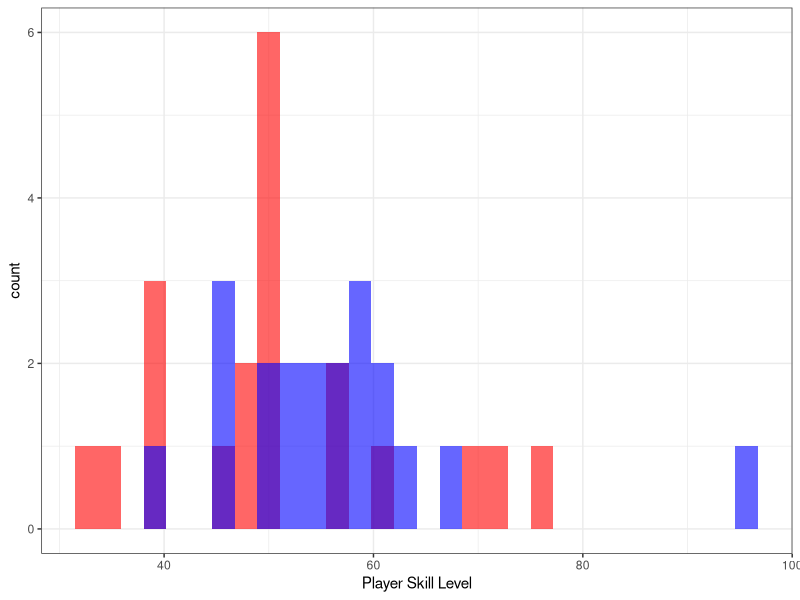
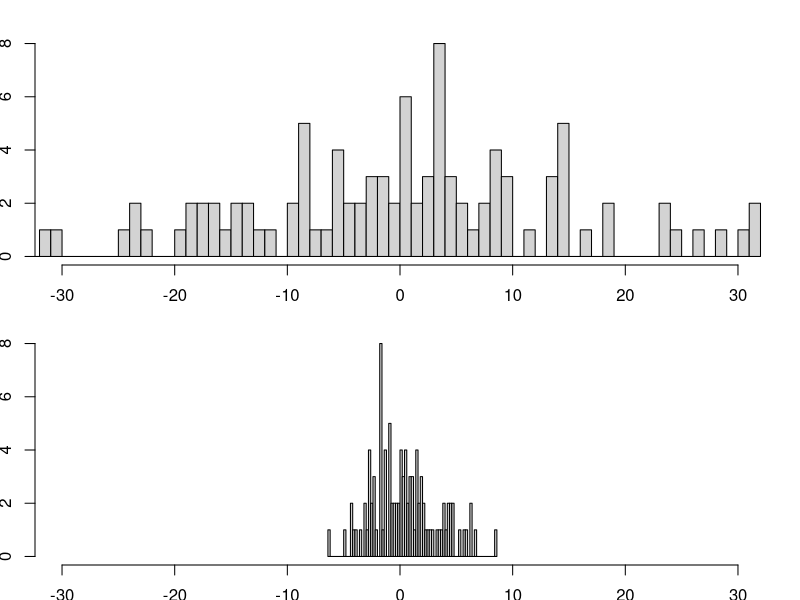

The R source for these figures, in order:
## ---- chunk 1
library(ggplot2)
library(magrittr)

team_average_1 <- 50
team_average_2 <- 55
std_dev <- 10
number_players <- 20

set.seed(09876)
team_1 <- rnorm(n = number_players, 
                mean = team_average_1, 
                sd = std_dev)
team_2 <- rnorm(n = number_players, 
                mean = team_average_2, 
                sd = std_dev)

player_scores <- c(team_1, team_2)
team_id <- c(rep("team_1", number_players),
             rep("team_2", number_players))

teams_df <- data.frame(player_scores, 
                      team_id)

# Who's better?
teams_df %>% 
  ggplot(aes(player_scores)) + 
  geom_histogram(data = subset(teams_df, team_id == "team_1"), 
                 fill = "red", alpha = 0.6) + 
  geom_histogram(data = subset(teams_df, team_id == "team_2"), 
                 fill = "blue", alpha = 0.6) + 
  theme_bw() + 
  labs(x = "Player Skill Level")

## ---- chunk 2
winner_winner_chicken_dinner <- function(team_average_1,
                                         team_average_2,
                                         std_dev,
                                         number_players,
                                         number_games){
  
  team_1_vec <- vector()

  for(game in 1:number_games){
    team_1 <- rnorm(n = number_players, 
                    mean = team_average_1, 
                    sd = std_dev)
    team_2 <- rnorm(n = number_players, 
                    mean = team_average_2, 
                    sd = std_dev)
    if(mean(team_1) > mean(team_2)){
      team_1_vec <- c(team_1_vec, 1)
      } 
  }
  
  conclusion <- paste('Team 1 won ', 
                      sum(team_1_vec), 
                      " games, and Team 2 won ",
                      (number_games - sum(team_1_vec)),
                      ".", 
                      sep = "")
  
  return(conclusion)
}

set.seed(12345)
tournament_1 <- winner_winner_chicken_dinner(team_average_1 = 50, 
                                             team_average_2 = 50, 
                                             std_dev = 10, 
                                             number_players = 20, 
                                             number_games = 100)
print(tournament_1)

## ---- chunk 3
set.seed(12345)
tennis_tournament <- winner_winner_chicken_dinner(team_average_1 = 50,
                                                  team_average_2 = 50, 
                                                  std_dev = 10,
                                                  number_players = 1,
                                                  number_games = 100)
print(tennis_tournament)
## ---- chunk 4
#Let's update this function:
winner_winner_chicken_dinner <- function(team_average_1,
                                         team_average_2,
                                         std_dev,
                                         number_players,
                                         number_games){
  
  team_1_vec <- vector()
  team_1_minus_2 <- vector()
  
  for(game in 1:number_games){
    team_1 <- rnorm(n = number_players, 
                    mean = team_average_1, 
                    sd = std_dev)
    team_2 <- rnorm(n = number_players, 
                    mean = team_average_2, 
                    sd = std_dev)
    if(mean(team_1) > mean(team_2)){
      team_1_vec <- c(team_1_vec, 1)
    } 
    team_1_minus_2 <- c(team_1_minus_2, mean(team_1) - mean(team_2))
  }
  
  if(number_players > 1){
    unit_team <- "Team"
  } else {
    unit_team <- "Player"
  }
  conclusion <- paste(unit_team,
                      '1 won ', 
                      sum(team_1_vec), 
                      " games, and ",
                      unit_team,
                      " 2 won ",
                      (number_games - sum(team_1_vec)),
                      ".", 
                      sep = "")
  finale <- list(conclusion, team_1_minus_2)
  return(finale)
}

# Tennis tournament taking into account magnitude of difference:
tennis_tournament2 <- winner_winner_chicken_dinner(team_average_1 = 50,
                                                  team_average_2 = 50, 
                                                  std_dev = 10,
                                                  number_players = 1,
                                                  number_games = 100)
hockey_tournament <- winner_winner_chicken_dinner(team_average_1 = 50,
                                                  team_average_2 = 50,
                                                  std_dev = 10,
                                                  number_players = 20,
                                                  number_games = 100)
par(mfrow = c(2, 1),
    mar = c(1.75, 1.75, 1.75, 1.75))

hist(tennis_tournament2[[2]], 
     main = "",
     ylab = "Count",
     xlab = "Difference in Skill Level between Players",
     xlim = c(-30, 30), breaks = 60)

hist(hockey_tournament[[2]],
     main = "",
     ylab = "Count",
     xlab = "Difference in Skill Level between Teams",
     xlim = c(-30, 30), breaks = 60)

## ---- chunk 5
print(winner_winner_chicken_dinner)
